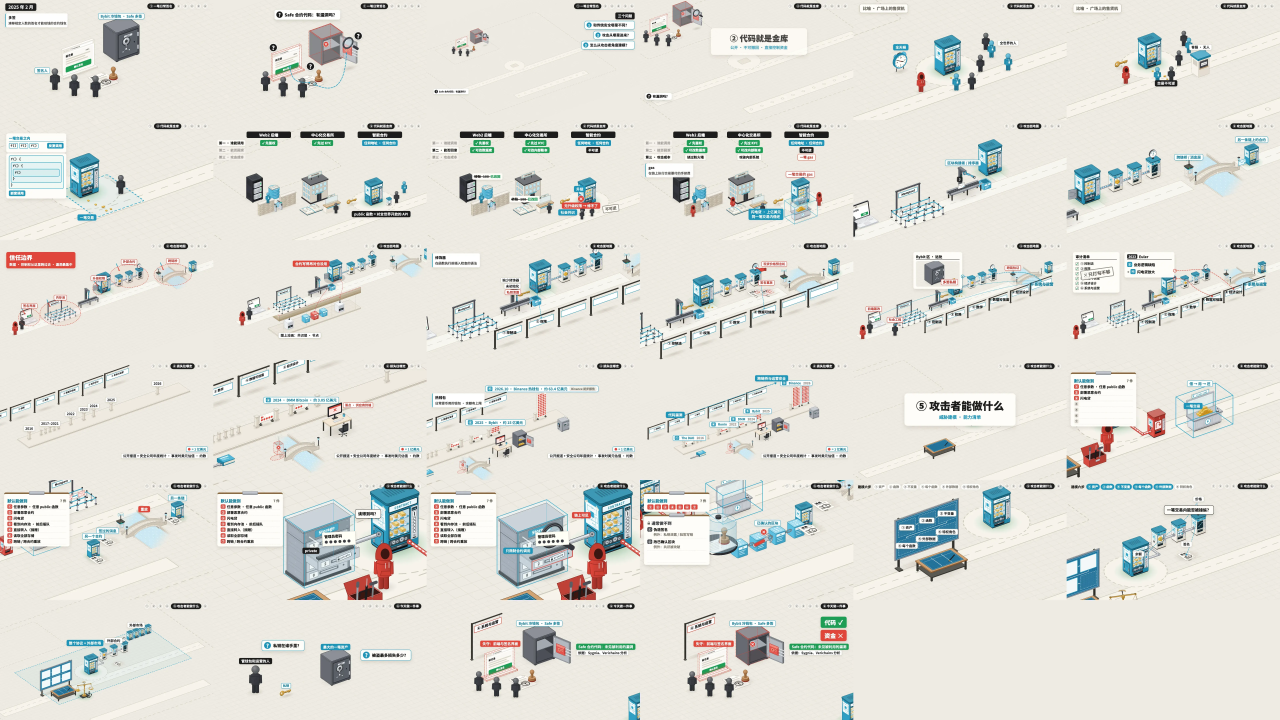
#> input picture Web3-Security/deck/ch01/stills.webp, 7680 x 4320 px, given as the content of the folder orkon/Learning/web3/web3-security-101/handbook/deck/ch01/img, which was not available (shown at 1/6 size)
$ python deck_sprite.py
#> lines starting #> are read from the running program, lines starting #| are printed output that depends on the picture
#!/usr/bin/env python3
"""Pack each deck's stills (deck/chNN/img/NN.webp) into one sprite deck/chNN/stills.webp.

Grid: 6 columns of 1280x720 tiles, slide i at (i % 6, i // 6). The viewer shows a tile with
background-position, so a chapter's pictures load in one request and the site stays under
the artifact's file-count limit. Usage: python3 tools/deck_sprite.py [ch11 ...] (default: all).
"""
import glob, math, os, shutil, sys
from PIL import Image

DECK = os.path.expanduser('~/Workon/Learning/web3/web3-security-101/handbook/deck')
COLS, W, H = 6, 1280, 720

chs = sys.argv[1:] or sorted(os.path.basename(d) for d in glob.glob(os.path.join(DECK, 'ch*')))
for ch in chs:
    files = sorted(glob.glob(os.path.join(DECK, ch, 'img', '*.webp')))
    if not files:
        print(ch, 'no stills'); continue
    rows = math.ceil(len(files) / COLS)
    sheet = Image.new('RGB', (COLS * W, rows * H), (239, 235, 227))
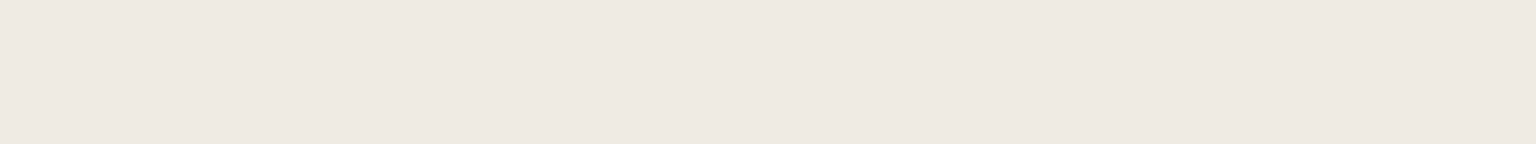
#> sheet: PIL image 7680x720 RGB (shown at 1/5 size); mean R, G, B 239, 235, 227
    for i, f in enumerate(files):
        im = Image.open(f).convert('RGB')
#> im is the input picture: PIL image 7680x4320 RGB; mean R, G, B 223.7, 223.1, 216.5
        if im.size != (W, H):
            im = im.resize((W, H), Image.LANCZOS)
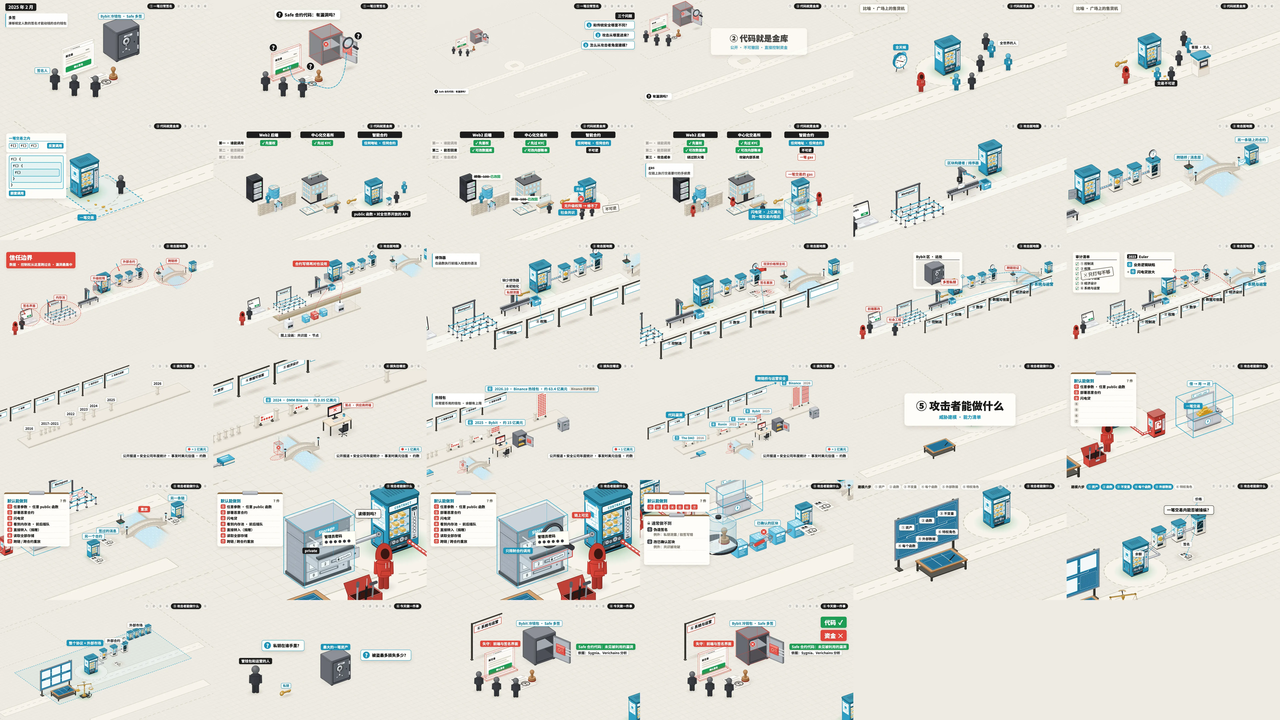
#> im: PIL image 1280x720 RGB; mean R, G, B 223.6, 223, 216.5
        sheet.paste(im, ((i % COLS) * W, (i // COLS) * H))
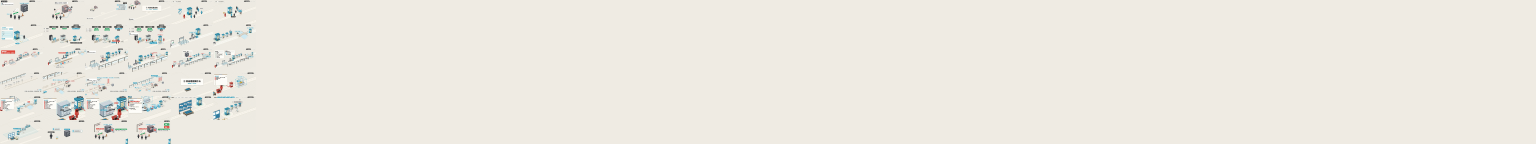
#> sheet: PIL image 7680x720 RGB (shown at 1/5 size); mean R, G, B 236.4, 233, 225.2
    out = os.path.join(DECK, ch, 'stills.webp')
    sheet.save(out, 'WEBP', quality=76, method=6)
    shutil.rmtree(os.path.join(DECK, ch, 'img'))
    print(f'{ch}: {len(files)} stills -> {os.path.getsize(out) / 1e6:.1f} MB')
